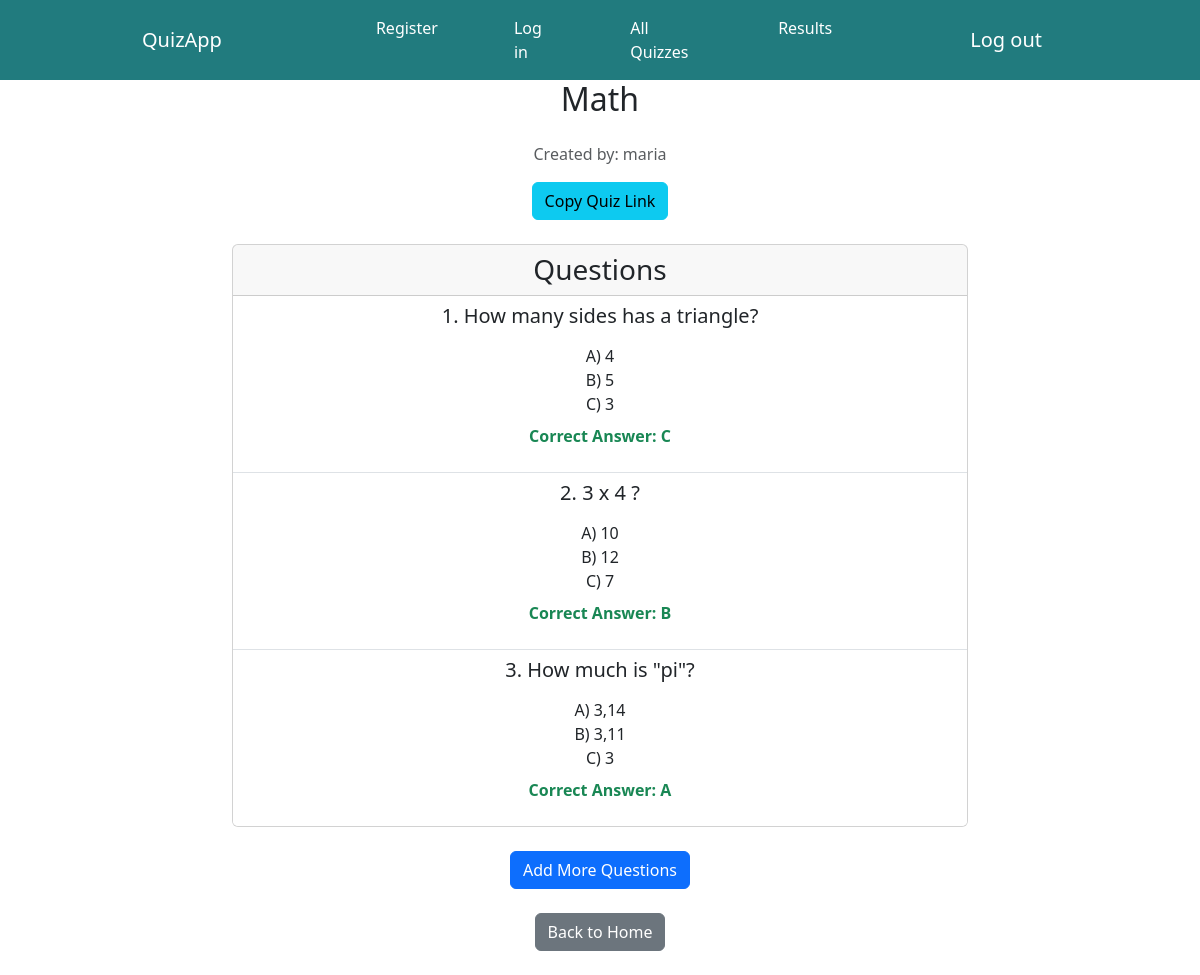
Page /quiz/6/ (signed in) on the committed database.
### quiz_app/models.py (models this page shows, shortened)
class Quiz(models.Model):
    title = models.CharField(max_length=200)
    creator = models.ForeignKey(User, on_delete=models.CASCADE, default= 1)
    created_at = models.DateTimeField(auto_now_add=True)
    takers = models.ManyToManyField(User, related_name='taken_quizzes', blank=True)

class Question(models.Model):
    quiz = models.ForeignKey(Quiz, related_name='questions', on_delete=models.CASCADE)
    text = models.CharField(max_length=200)
    op1 = models.CharField("Option 1", max_length=500)
    op2 = models.CharField("Option 2", max_length=500)
    op3 = models.CharField("Option 3", max_length=500)
    ANSWER_CHOICES = [
        ('op1', 'Option 1'),
        ('op2', 'Option 2'),
        ('op3', 'Option 3'),
    ]
    answer = models.CharField(max_length=3, choices=ANSWER_CHOICES)

### quiz_app/views.py (the view)
# urls.py: path('quiz/<int:quiz_id>/', views.quiz_detail, name='quiz_detail'),
@login_required
def quiz_detail(request, quiz_id):
    quiz = Quiz.objects.get(id=quiz_id)
    questions = quiz.questions.all()
    return render(request, 'quiz_app/quiz_detail.html', {'quiz': quiz, 'questions': questions})

### quiz_app/templates/quiz_app/quiz_detail.html (shortened to what this page needs)
{% extends 'quiz_app/home.html' %}
{% block content %}
<div class="container">
    <div class="row justify-content-center">
        <div class="col-md-8">
            <h2 class="text-center mb-4">{{ quiz.title }}</h2>
            <p class="text-muted text-center">Created by: {{ quiz.creator.username }}</p>
            <div class="text-center mb-4">
                <form>
                    <button type="submit" class="btn btn-info" onclick="this.form.action='{% url 'copy_link' quiz.id %}'; this.form.method='post';">
                        Copy Quiz Link
                    </button>
                </form>
            <div class="card mt-4">
                <div class="card-header">
                    <h3 class="mb-0">Questions</h3>
                </div>
                <ul class="list-group list-group-flush">
                    {% for question in questions %}
                        <li class="list-group-item">
                            <h5 class="mb-3">{{ forloop.counter }}. {{ question.text }}</h5>
                            <ul class="list-unstyled">
                                <li>A) {{ question.op1 }}</li>
                                <li>B) {{ question.op2 }}</li>
                                <li>C) {{ question.op3 }}</li>
                            </ul>
                            <p class="mt-2 text-success"><strong>Correct Answer:
                                {% if question.answer == 'op1' %}A
                                {% elif question.answer == 'op2' %}B
                                {% else %}C
                                {% endif %}
                            </strong></p>
                        </li>
                    {% empty %}
                        <li class="list-group-item text-center">No questions added to this quiz yet.</li>
                    {% endfor %}
                </ul>
            </div>
            {% if user == quiz.creator %}
                <div class="mt-4 text-center">
                    <a href="{% url 'add_question' quiz.id %}" class="btn btn-primary">Add More Questions</a>
                </div>
            {% endif %}
            <div class="mt-4 text-center">
                <a href="{% url 'home' %}" class="btn btn-secondary">Back to Home</a>
            </div>
        </div>
    </div>
</div>
{% endblock %}

### rows in the picture
Quiz: title "Math", creator.username "maria"
Question: text "How many sides has a triangle?", op1 "4", op2 "5", op3 "3", answer "C"
Question: text "3 x 4 ?", op1 "10", op2 "12", op3 "7", answer "B"
Question: text "How much is \"pi\"?", op1 "3,14", op2 "3,11", op3 "3", answer "A"
